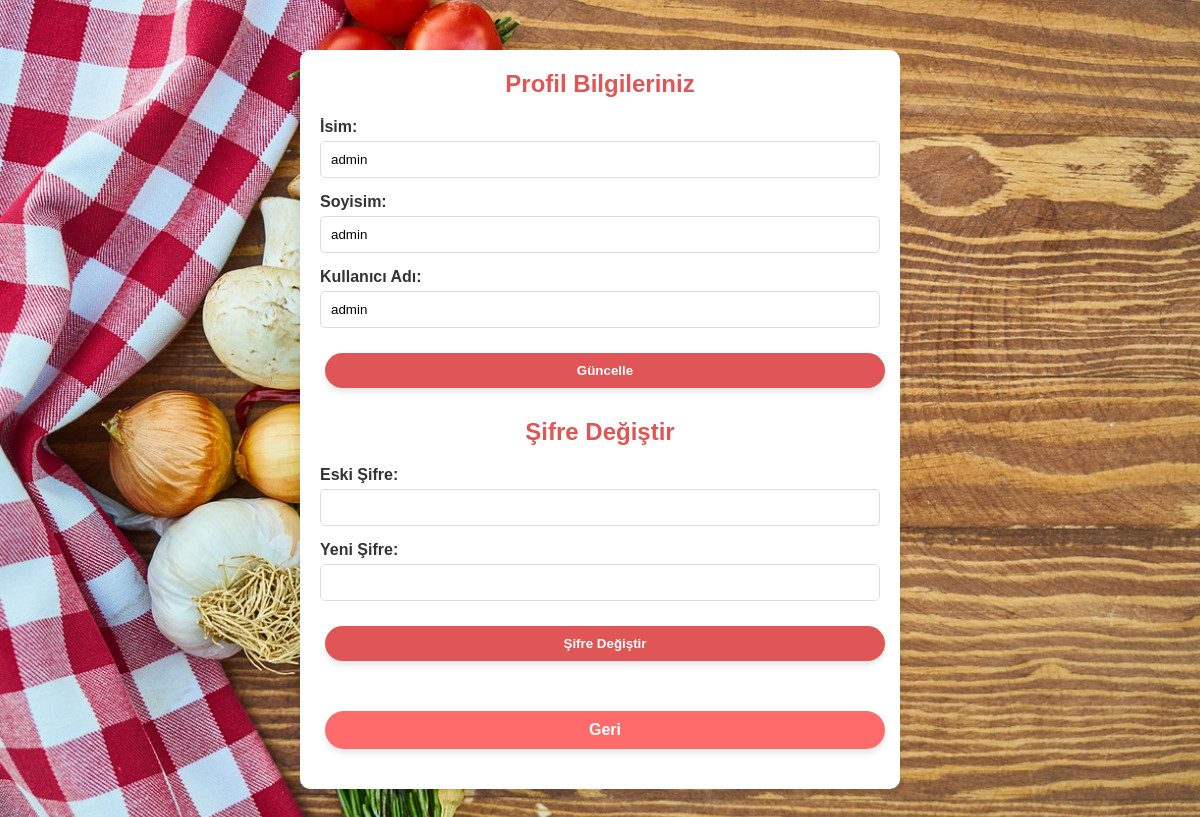
The page /profile.php (signed in) on the database its author committed.
### tables this page shows
CREATE TABLE users (
    id INTEGER PRIMARY KEY AUTOINCREMENT,
    company_id INTEGER,
    role TEXT NOT NULL,
    name TEXT NOT NULL,
    surname TEXT NOT NULL,
    username TEXT UNIQUE NOT NULL,
    password TEXT NOT NULL,
    balance REAL DEFAULT 5000,
    created_at DATETIME DEFAULT CURRENT_TIMESTAMP,
    deleted_at DATETIME,
    FOREIGN KEY (company_id) REFERENCES company(id)
);

### profile.php (the view, shortened to what this page needs)
<?php
include 'db.php';
$user_id = $_SESSION['user_id'];
$stmt = $db->prepare("SELECT * FROM users WHERE id = :user_id");
$stmt->bindParam(':user_id', $user_id, PDO::PARAM_INT);
$stmt->execute();
$user = $stmt->fetch(PDO::FETCH_ASSOC);
?>
<!DOCTYPE html>
<html lang="en">
<head>
    <link rel="stylesheet" href="style.css">
</head>
<body>
    <div class="profile-container">
        <h2>Profil Bilgileriniz</h2>
        <form action="update_profile.php" method="POST" class="profile-form">
            <div class="form-group">
                <label for="name">İsim:</label>
                <input type="text" id="name" name="name" value="<?php echo htmlspecialchars($user['name']); ?>" required>
            </div>
            <div class="form-group">
                <label for="surname">Soyisim:</label>
                <input type="text" id="surname" name="surname" value="<?php echo htmlspecialchars($user['surname']); ?>" required>
            </div>
            <div class="form-group">
                <label for="username">Kullanıcı Adı:</label>
                <input type="text" id="username" name="username" value="<?php echo htmlspecialchars($user['username']); ?>" required>
            </div>
            <button type="submit" class="button">Güncelle</button>
        </form>
        <h2>Şifre Değiştir</h2>
        <form action="change_password.php" method="POST" class="profile-form">
            <div class="form-group">
                <label for="old_password">Eski Şifre:</label>
                <input type="password" id="old_password" name="old_password" required>
            </div>
            <div class="form-group">
                <label for="new_password">Yeni Şifre:</label>
                <input type="password" id="new_password" name="new_password" required>
            </div>
            <button type="submit" class="button">Şifre Değiştir</button>
        </form>
        <a href="customer.php" class="button back-button">Geri</a>
    </div>
</body>
</html>

### style.css (style rules this page uses)
* { margin: 0; padding: 0; box-sizing: border-box; }
body { font-family: 'Open Sans', sans-serif; color: #333; background-color: #f4f4f4; }
body { background-image: url('images/background.jpeg'); background-size: cover; background-position: center center; background-repeat: no-repeat; background-attachment: fixed; background-color: #f0f4f8; color: #333; font-family: Arial, sans-serif; margin: 0; padding: 0; }
.button { background-color: #c73d3d; color: white; padding: 10px 20px; border-radius: 25px; border: none; box-shadow: 0 4px 6px rgba(0, 0, 0, 0.1); transition: background-color 0.3s, transform 0.2s; text-decoration: none; font-weight: bold; }
.form-group { margin-bottom: 15px; text-align: left; }
.form-group label { display: block; font-weight: bold; margin-bottom: 5px; }
.form-group input { width: 100%; padding: 10px; border: 1px solid #ddd; border-radius: 5px; box-sizing: border-box; transition: border-color 0.3s; }
.button { background-color: #e05555; color: white; padding: 10px 20px; border-radius: 25px; border: none; width: 100%; box-shadow: 0 4px 6px rgba(0, 0, 0, 0.1); transition: background-color 0.3s, transform 0.2s; font-weight: bold; cursor: pointer; }
.button { display: inline-block; padding: 6px 12px; margin: 0 5px; background-color: #e05555; color: white; text-decoration: none; border-radius: 5px; transition: background-color 0.3s; }
.button { background-color: #e05555; color: white; padding: 10px 15px; border-radius: 5px; text-decoration: none; border: none; text-align: center; display: inline-block; margin-top: 10px; transition: background-color 0.3s, transform 0.2s; font-weight: bold; cursor: pointer; }
.back-button { display: inline-block; margin-bottom: 20px; background-color: #888; color: white; padding: 8px 15px; border-radius: 5px; text-decoration: none; transition: background-color 0.3s, transform 0.2s; font-weight: bold; }
.button { background-color: #e05555; color: white; padding: 10px 15px; border-radius: 5px; border: none; text-align: center; text-decoration: none; display: inline-block; margin-top: 10px; transition: background-color 0.3s, transform 0.2s; font-weight: bold; cursor: pointer; }
.button { background-color: #e05555; color: white; padding: 10px 15px; border-radius: 5px; text-decoration: none; text-align: center; font-weight: bold; transition: background-color 0.3s, transform 0.2s; }
.back-button { background-color: #888; color: white; padding: 10px 15px; border-radius: 5px; text-decoration: none; display: inline-block; margin-top: 20px; }
.profile-container { max-width: 600px; margin: 50px auto; background-color: #ffffff; padding: 20px; border-radius: 10px; box-shadow: 0 4px 8px rgba(0, 0, 0, 0.1); text-align: center; }
.profile-container h2 { color: #e05555; margin-bottom: 20px; }
.profile-form { text-align: left; margin-bottom: 30px; }
.profile-form .form-group { margin-bottom: 15px; }
.profile-form .form-group label { display: block; font-weight: bold; margin-bottom: 5px; }
.profile-form .form-group input { width: 100%; padding: 10px; border: 1px solid #ddd; border-radius: 5px; box-sizing: border-box; transition: border-color 0.3s; }
.button { background-color: #e05555; color: white; padding: 10px 20px; border-radius: 25px; border: none; text-decoration: none; font-weight: bold; margin-top: 10px; display: inline-block; transition: background-color 0.3s; cursor: pointer; }
.back-button { background-color: #888; color: white; padding: 10px 20px; border-radius: 5px; text-decoration: none; margin-top: 10px; display: inline-block; }
.back-button { background-color: #ff6b6b; color: white; padding: 10px 20px; border-radius: 25px; border: none; text-decoration: none; font-weight: bold; display: inline-block; margin-top: 20px; transition: background-color 0.3s ease, transform 0.2s ease; text-align: center; }

### rows shown on the page
users: name "admin", surname "admin", username "admin"
